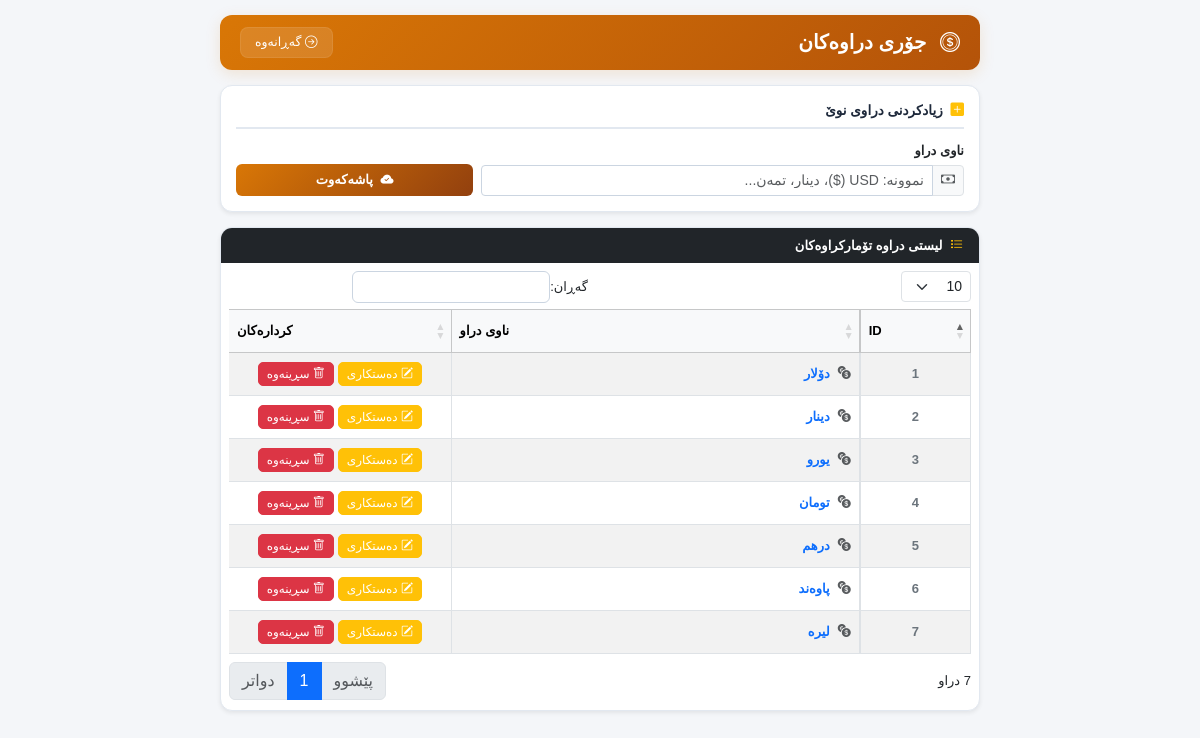
Page /currency.php (signed in) on the committed database.
### tables this page shows
CREATE TABLE `currency` (
  `CurrencyID` int(11) NOT NULL,
  `CurrencyName` varchar(50) NOT NULL
);

### currency.php (the view, shortened to what this page needs)
<?php
include 'config/db.php';
$edit = null;
$result = mysqli_query($conn, "SELECT * FROM Currency ORDER BY CurrencyID DESC");
?>
<!DOCTYPE html>
<html lang="ku" dir="rtl">
<head>
    <link href="https://cdn.jsdelivr.net/npm/bootstrap@5.3.3/dist/css/bootstrap.rtl.min.css" rel="stylesheet">
    <link href="https://cdn.jsdelivr.net/npm/bootstrap-icons@1.11.3/font/bootstrap-icons.css" rel="stylesheet">
    <link rel="stylesheet" href="https://cdn.datatables.net/1.13.6/css/dataTables.bootstrap5.min.css">
</head>
<body>
<div class="custom-container">
    <div class="main-header">
        <div>
            <h5 class="mb-0 fw-bold"><i class="bi bi-coin me-2"></i> جۆری دراوەکان</h5>
        </div>
        <a href="dashboard.php" class="back-btn"><i class="bi bi-arrow-right-circle"></i> گەڕانەوە</a>
    </div>
    <div class="card shadow-sm">
        <div class="section-title">
            <i class="bi bi-plus-square-fill text-warning me-1"></i> <?= $edit ? 'دەستکاریکردنی دراو' : 'زیادکردنی دراوی نوێ' ?>
        </div>
        <form method="post" autocomplete="off">
            <div class="row g-2 align-items-end">
                <div class="col-md-8">
                    <label class="form-label fw-bold mb-1">ناوی دراو</label>
                    <div class="input-group input-group-sm">
                        <span class="input-group-text bg-light text-muted"><i class="bi bi-cash"></i></span>
                        <input type="text" name="currency_name" class="form-control" placeholder="نموونە: USD ($)، دینار، تمەن..." value="<?= htmlspecialchars($edit['CurrencyName'] ?? '') ?>" required>
                    </div>
                </div>
                <div class="col-md-4 d-flex gap-1">
                    <button type="submit" name="save" class="btn btn-save btn-custom w-100">
                        <i class="bi bi-cloud-check-fill me-1"></i> پاشەکەوت
                    </button>
                </div>
            </div>
        </form>
    </div>
    <div class="card p-0 overflow-hidden shadow-sm">
        <div class="p-2 px-3 bg-dark text-white fw-bold" style="font-size: 13px;">
            <i class="bi bi-list-task text-warning me-1"></i> لیستی دراوە تۆمارکراوەکان
        </div>
        <div class="p-2">
            <table id="myTable" class="table table-sm table-striped table-bordered text-center mb-0">
                <thead class="table-light">
                    <tr>
                        <th style="width: 15%;">ID</th>
                        <th>ناوی دراو</th>
                        <th style="width: 30%;">کردارەکان</th>
                    </tr>
                </thead>
                <tbody>
                    <?php while($row = mysqli_fetch_assoc($result)) { ?>
                        <tr>
                            <td class="fw-bold text-secondary"><?= $row['CurrencyID'] ?></td>
                            <td class="fw-bold text-start ps-3 text-primary"><i class="bi bi-currency-exchange text-muted me-2"></i><?= htmlspecialchars($row['CurrencyName']) ?></td>
                            <td>
                                <div class="d-flex justify-content-center gap-1">
                                    <a href="?edit=<?= $row['CurrencyID'] ?>" class="btn btn-warning text-white btn-action"><i class="bi bi-pencil-square"></i> دەستکاری</a>
                                    <a href="?delete=<?= $row['CurrencyID'] ?>" class="btn btn-danger btn-action" onclick="return confirm('دڵنیایت لە سڕینەوە؟')"><i class="bi bi-trash"></i> سڕینەوە</a>
                                </div>
                            </td>
                        </tr>
                    <?php } ?>
                </tbody>
            </table>
        </div>
    </div>
</div>
</body>
</html>

### currency.php (style rules this page uses)
body { background: #f4f6f9; font-family: 'NRT', sans-serif; color: #334155; font-size: 13px; padding-bottom: 60px; }
.custom-container { max-width: 800px; margin: 0 auto; padding: 0 20px; }
.main-header { background: linear-gradient(135deg, #d97706, #b45309); color: white; padding: 12px 20px; border-radius: 12px; display: flex; justify-content: space-between; align-items: center; margin-top: 15px; margin-bottom: 15px; box-shadow: 0 4px 15px rgba(217, 119, 6, 0.15); }
.card { background: #ffffff; border: none; border-radius: 12px; padding: 15px; margin-bottom: 15px; border: 1px solid #e2e8f0; }
.section-title { font-size: 13.5px; font-weight: bold; color: #1e293b; border-bottom: 2px solid #e2e8f0; padding-bottom: 6px; margin-bottom: 12px; }
.form-control { border-color: #cbd5e1; border-radius: 6px; padding: 5px 10px; font-size: 13px; }
.btn-custom { border-radius: 6px; font-weight: bold; padding: 6px 16px; font-size: 13px; }
.btn-save { background: linear-gradient(135deg, #d97706, #92400e); color: white; border: none; }
.table th, .table td { padding: 5px 8px !important; vertical-align: middle; height: 32px !important; }
.back-btn { background: rgba(255, 255, 255, 0.12); color: white; text-decoration: none; padding: 5px 14px; border-radius: 8px; font-size: 12.5px; border: 1px solid rgba(255, 255, 255, 0.08); }
.btn-action { padding: 2px 8px; font-size: 12px; border-radius: 5px; }

### rows in the picture
currency: CurrencyID "7", CurrencyName "لیرە"
currency: CurrencyID "6", CurrencyName "پاوەند"
currency: CurrencyID "5", CurrencyName "درهم"
currency: CurrencyID "4", CurrencyName "تومان"
currency: CurrencyID "3", CurrencyName "یورو"
currency: CurrencyID "2", CurrencyName "دینار"
currency: CurrencyID "1", CurrencyName "دۆلار"
